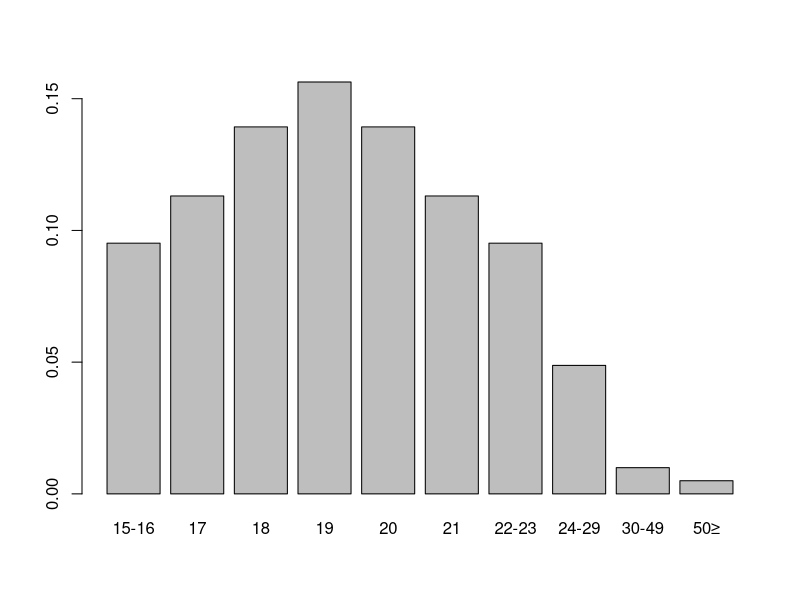

Write R code to recreate this figure.
library(tidyverse)

# Function to convert rate to probability assuming cons rate:
rateConversionCons <- function(r, timelength) {
 for (i in 1:timelength) {
  P <- 1 - exp(-r * 1:i)
 }
 print(P)
}

# Each cohort collected from each study's end-point. All data extracted only includes 
# estimates from the per-protocol pop.

# COMPARISON GROUPS: VACCINE(A) AND PLACEBO (B).

# Note on conversion between rates and probabilities (Fleurence R., 2007):
# If an event occurs at a constant rate r per time unit t, then the probability that an 
# event will occur during time t is given by equation 1 (note that the unit of time used
# in r and t must be the same):

#      p = 1 - exp(-r * t)

# On the other hand, if we have a probability and we want to convert it to a rate,

#      r = - (1 / t) * log(1 - p)

# ==========================================================================================
# Age-specific mortality --------------------------------------------------
# ==========================================================================================
# Import WHO lifetable:
mort_data <- read_csv("mort_data.csv", col_types = cols(Female = col_double()), 
    skip = 1)
v_r_mort_by_age <- mort_data[, 2:3]
View(v_r_mort_by_age)

# Age-specific probability of dying when Healthy (all-cause mortality)
p_HDage  <- 1 - exp(-v_r_mort_by_age[1:19, 2] * 1)
p_HDage

# ==========================================================================================
# Probability of Age-specific incidence ----------------------------------------------------
# ==========================================================================================
# Data collated from per-protocol population.

# Study 1: Sinanovic, E., et al. 2009 -------------------------------------
# The potential cost-effectiveness of adding a human papillomavirus vaccine to the cervical
# cancer screening programme in South Africa

# Age-specific incidence:
age <- c("15-16", "17", "18", "19", "20", "21", "22-23", "24-29", "30-49", "50≥")
incidence <- as.numeric(c(.1, .12, .15, .17, .15, .12, .1, .05, .01, .005))

# Convert rate to probability:
p_Age <- 1 - exp(-incidence * 1)
cbind(age, round(p_Age, 4))
barplot(p_Age, names.arg = age)

# ==========================================================================================
# Genital Warts -----------------------------------------------------------
# ==========================================================================================
# Probability of Condyloma.

# Study 1: Villa L, et al. 2006 -------------------------------------------
# High sustained efficacy of a prophylactic quadrivalent human papillomavirus types 
# 6/11/16/18 L1 virus-like particle vaccine through 5 years of follow-up.

# The study enrolled nonpregnant, healthy women who had no prior abnormal Pap smears, and 
# reported a lifetime history of four or fewer male sex partners.

# Events by group:
# tA:0
# nA:235

# tB:3
# nB:233

# Study 2: Garland S., et al. 2007 ----------------------------------------
# Quadrivalent Vaccine against Human Papillomavirus to Prevent Anogenital Diseases.

# Vaccine Efficacy against External Anogenital, Vaginal, and Cervical Lesions Associated 
# with HPV-6, HPV-11, HPV-16, or HPV-18 or Regardless of HPV Type.

# Events by group:
# tA:0
# nA:2261

# tB:48
# nB:2279

# ==========================================================================================
# Probability of LSIL -----------------------------------------------------
# ==========================================================================================
# Low-Grade Squamous Intraepithelial Lesions

# Data collated from per-protocol population. CIN 1 graded as LSIL.

# Study 1: Wei L., et al. 2018 --------------------------------------------
# Efficacy of quadrivalent human papillomavirus vaccine against persistent infection and 
# genital disease in Chinese women: A randomized, placebo-controlled trial with 78-month 
# follow-up.

# Pregnant women and those with a history of genital warts or significant cervical disease, 
# active cervical disease, or prior HPV vaccine recipients were excluded.

# Events by group:
# tA:1
# nA:1271

# tB:29
# nB:1243

# Study 2: Catellsague X., et al. 2011 ------------------------------------
# End-of-study safety, immunogenicity, and efficacy of quadrivalent HPV (types 6, 11, 16, 
# 18) recombinant vaccine in adult women 24–45 years of age.

# Study enrolled 3819 24–45-year-old women with no history of cervical disease or genital 
# warts in the past 5 years.

# Events by group:
# tA:0
# nA:1578

# tB:25
# nB:1583

# Study 3: Garland S., et al. 2007 ----------------------------------------
# Quadrivalent Vaccine against Human Papillomavirus to Prevent Anogenital Diseases.

# Vaccine Efficacy against External Anogenital, Vaginal, and Cervical Lesions Associated 
# with HPV-6, HPV-11, HPV-16, or HPV-18 or Regardless of HPV Type.

# Events by group:
# tA:0
# nA:2241

# tB:49
# nB:2258

# ==========================================================================================
# Probability of HSIL -----------------------------------------------------
# ==========================================================================================
# High-Grade Squamous Intraepithelial Lesions.

# Data collated from per-protocol population. CIN 2/3 graded as HSIL.

# Study 1: Wei L., et al. 2018 --------------------------------------------
# Efficacy of quadrivalent human papillomavirus vaccine against persistent infection and 
# genital disease in Chinese women: A randomized, placebo-controlled trial with 78-month 
# follow-up.

# Pregnant women and those with a history of genital warts or significant cervical disease, 
# active cervical disease, or prior HPV vaccine recipients were excluded.

# Events by group:
# tA:0 
# nA:1271

# tB:3
# nB:1243

# Study 2: Catellsague X., et al. 2011 ------------------------------------
# End-of-study safety, immunogenicity, and efficacy of quadrivalent HPV (types 6, 11, 16, 
# 18) recombinant vaccine in adult women 24–45 years of age.

# Study enrolled 3819 24–45-year-old women with no history of cervical disease or genital 
# warts in the past 5 years.

# Events by group:
# tA:0
# nA:1578

# tB:0
# nB:1583

# Study 3: Garland S., et al. 2007 ----------------------------------------
# Quadrivalent Vaccine against Human Papillomavirus to Prevent Anogenital Diseases.

# Vaccine Efficacy against External Anogenital, Vaginal, and Cervical Lesions Associated 
# with HPV-6, HPV-11, HPV-16, or HPV-18 or Regardless of HPV Type.

# Events by group:
# tA:0
# nA:2241

# tB:38
# nB:2258

# ==========================================================================================
# Cervical Adenocarcinoma -------------------------------------------------
# ==========================================================================================
# Data collated from per-protocol population.

# Study 1: Garland S., et al. 2007 ----------------------------------------
# Quadrivalent Vaccine against Human Papillomavirus to Prevent Anogenital Diseases.

# Vaccine Efficacy against External Anogenital, Vaginal, and Cervical Lesions Associated 
# with HPV-6, HPV-11, HPV-16, or HPV-18 or Regardless of HPV Type.

# Events by group:
# tA:0
# nA:2241

# tB:6
# nB:2258
















